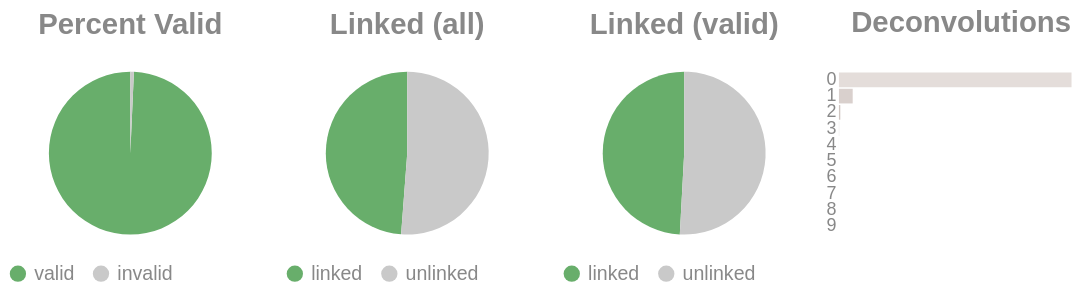

Write notebook code for a chart like this one.
### Code cell
if SKIPLR:
    pass
else:
    clash = Counter()
    for i in valids['molecule'].to_list():
        _mol = i.split("-")
        if len(_mol) == 1:
            clash.update('0')
        else:
            clash.update(_mol[-1])

    _d = {"deconvolutions": [], 'count': []}
    for k,v in clash.items():
        _d['deconvolutions'].append(k)
        _d['count'].append(v)

    tot_valid = valids['reads'].sum()
    mask = valids['reads'] >= 2
    n_linked_reads = valids.filter(mask)['reads'].sum()
    if n_linked_reads == 0:
        print_html("No linked molecules (>=2 reads) were detected; skipping linked-only distributions.")
        SKIPLR = True
    else:
        perc_valid = round(tot_valid / n_reads, 4)
        linked_perc_abs = round(n_linked_reads / n_reads, 4)
        linked_perc = round(n_linked_reads / tot_valid, 4)

    _valid = pl.DataFrame({"valids": ['valid', 'invalid'], "count": [tot_valid, n_reads - tot_valid]})
    _linked_abs = pl.DataFrame({"linked (absolute)": ['linked', 'unlinked'], "count": [n_linked_reads, n_reads - n_linked_reads]})
    _linked_rel = pl.DataFrame({"linked (valids)": ['linked', 'unlinked'], "count": [n_linked_reads, tot_valid - n_linked_reads]})

    (
        alt.hconcat(
            piechart(_valid, goodval = 'valid', title = "Percent Valid"),
            piechart(_linked_abs, goodval = "linked", title =  "Linked (all)"),
            piechart(_linked_rel, goodval = "linked", title =  "Linked (valid)"),
            convolutionbar(pl.DataFrame(_d), title = "Deconvolutions"),
            center = True,
            bounds = 'flush'
        )
        .resolve_scale(color='independent')
        .resolve_legend('independent')
        .properties(usermeta={'embedOptions': {"actions": False}})
    ).display()

### Figure 1 — Vega-Lite specification as saved in the notebook (floating-point values rounded to 4 significant figures)
{"width": "container", "height": 400, "config": {"title": {"anchor": "start", "dy": -15, "fontSize": 18, "color": "#888888", "subtitleColor": "#888888", "subtitleFontSize": 14}, "arc": {"fill": "#0072B2"}, "axis": {"domainColor": "#888888", "domainWidth": 0.5, "gridWidth": 0.2, "grid": false, "titleFontWeight": 400, "titleFontSize": 15, "labelFontSize": 11, "labelColor": "#888888", "tickColor": "#888888", "tickWidth": 0.2, "titleColor": "#888888"}, "axisBand": {"grid": false}, "axisX": {"grid": true, "tickSize": 10, "domainCap": "round"}, "axisY": {"domain": false, "grid": true, "tickSize": 0, "domainCap": "round"}, "background": "transparent", "header": {"labelFontSize": 15, "labelColor": "#888888", "titleFontSize": 15, "titleFontWeight": 600, "titleColor": "#888888"}, "legend": {"labelFont": "sans-serif", "labelFontSize": 12, "labelColor": "#888888", "symbolSize": 100, "symbolType": "circle", "titleFontSize": 12, "titlePadding": 10, "titleColor": "#888888", "title": null}, "range": {"category": ["#E69F00", "#56B4E9", "#009E73", "#F0E442", "#0072B2", "#D55E00", "#CC79A7", "#000000"], "diverging": ["#cfe8f3", "#a2d4ec", "#73bfe2", "#46abdb", "#1696d2", "#12719e"]}, "area": {"fill": "#0072B2", "fillOpacity": 0.7, "line": true, "strokeOpacity": 0.7}, "line": {"color": "#0072B2", "stroke": "#0072B2", "strokeWidth": 2}, "trail": {"color": "#0072B2", "stroke": "#0072B2", "strokeWidth": 0, "size": 1}, "point": {"filled": true, "fillOpacity": 1.0, "size": 95}, "text": {"color": "#888888", "fontSize": 11, "align": "right", "fontWeight": 400, "size": 11}, "bar": {"fill": "#0072B2", "stroke": null}, "view": {"stroke": null, "continuousWidth": 660, "continuousHeight": 400}}, "hconcat": [{"data": {"name": "data-31fae23a261561cd4dbf84ca5dccb3d9"}, "mark": {"type": "arc"}, "encoding": {"color": {"field": "valids", "legend": {"orient": "bottom", "title": null}, "scale": {"domain": ["valid", "invalid"], "range": ["#68ae6b", "#C9C9C9"]}, "title": "Valids", "type": "nominal"}, "theta": {"field": "count", "type": "quantitative"}, "tooltip": [{"field": "valids", "title": "Valids", "type": "ordinal"}, {"field": "percent", "format": ".2%", "title": "Percent", "type": "quantitative"}, {"field": "count", "title": "Count", "type": "quantitative"}]}, "height": 100, "title": {"text": "Percent Valid", "align": "center", "anchor": "middle"}, "transform": [{"calculate": "datum.count / 14111777", "as": "percent"}], "width": 150}, {"data": {"name": "data-788b0dd154e56e026f98225498766ff2"}, "mark": {"type": "arc"}, "encoding": {"color": {"field": "linked (absolute)", "legend": {"orient": "bottom", "title": null}, "scale": {"domain": ["linked", "unlinked"], "range": ["#68ae6b", "#C9C9C9"]}, "title": "Linked (Absolute)", "type": "nominal"}, "theta": {"field": "count", "type": "quantitative"}, "tooltip": [{"field": "linked (absolute)", "title": "Linked (Absolute)", "type": "ordinal"}, {"field": "percent", "format": ".2%", "title": "Percent", "type": "quantitative"}, {"field": "count", "title": "Count", "type": "quantitative"}]}, "height": 100, "title": {"text": "Linked (all)", "align": "center", "anchor": "middle"}, "transform": [{"calculate": "datum.count / 14111777", "as": "percent"}], "width": 150}, {"data": {"name": "data-e68b84cb97260901e05af200196a9929"}, "mark": {"type": "arc"}, "encoding": {"color": {"field": "linked (valids)", "legend": {"orient": "bottom", "title": null}, "scale": {"domain": ["linked", "unlinked"], "range": ["#68ae6b", "#C9C9C9"]}, "title": "Linked (Valids)", "type": "nominal"}, "theta": {"field": "count", "type": "quantitative"}, "tooltip": [{"field": "linked (valids)", "title": "Linked (Valids)", "type": "ordinal"}, {"field": "percent", "format": ".2%", "title": "Percent", "type": "quantitative"}, {"field": "count", "title": "Count", "type": "quantitative"}]}, "height": 100, "title": {"text": "Linked (valid)", "align": "center", "anchor": "middle"}, "transform": [{"calculate": "datum.count / 14012371", "as": "percent"}], "width": 150}, {"data": {"name": "data-ace30e5bb6e46d12402cec25c77cd95a"}, "mark": {"type": "bar"}, "encoding": {"color": {"field": "deconvolutions", "legend": null, "scale": {"scheme": "lightgreyred"}, "type": "nominal"}, "tooltip": [{"field": "deconvolutions", "title": "Deconvolutions", "type": "ordinal"}, {"field": "percent", "format": ".2%", "title": "Percent", "type": "quantitative"}, {"field": "count", "title": "Count", "type": "quantitative"}], "x": {"axis": null, "field": "count", "type": "quantitative"}, "y": {"field": "deconvolutions", "sort": "ascending", "title": null, "type": "nominal"}}, "height": 100, "title": {"text": "Deconvolutions", "align": "center", "anchor": "middle"}, "transform": [{"calculate": "datum.count / 9130863", "as": "percent"}], "width": 150}], "bounds": "flush", "center": true, "resolve": {"legend": {"angle": "independent"}, "scale": {"color": "independent"}}, "usermeta": {"embedOptions": {"actions": false}}, "$schema": "https://vega.github.io/schema/vega-lite/v6.1.0.json", "datasets": {"data-31fae23a261561cd4dbf84ca5dccb3d9": [{"valids": "valid", "count": 14012371}, {"valids": "invalid", "count": 99406}], "data-788b0dd154e56e026f98225498766ff2": [{"linked (absolute)": "linked", "count": 6886126}, {"linked (absolute)": "unlinked", "count": 7225651}], "data-e68b84cb97260901e05af200196a9929": [{"linked (valids)": "linked", "count": 6886126}, {"linked (valids)": "unlinked", "count": 7126245}], "data-ace30e5bb6e46d12402cec25c77cd95a": [{"deconvolutions": "0", "count": 8567024}, {"deconvolutions": "1", "count": 506733}, {"deconvolutions": "2", "count": 49925}, {"deconvolutions": "3", "count": 6073}, {"deconvolutions": "4", "count": 912}, {"deconvolutions": "5", "count": 163}, {"deconvolutions": "6", "count": 26}, {"deconvolutions": "7", "count": 4}, {"deconvolutions": "8", "count": 2}, {"deconvolutions": "9", "count": 1}]}}
